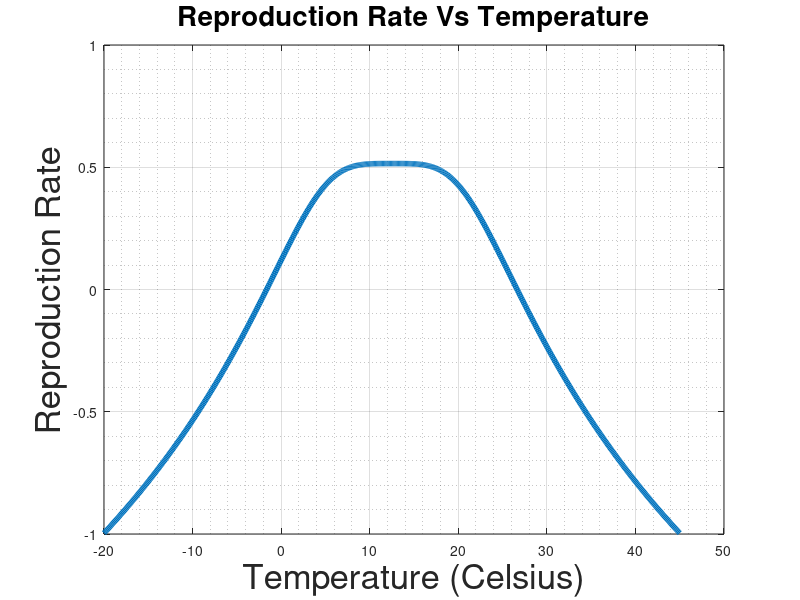

Reproduce this figure in MATLAB. (Note: this script raises an error after producing the figure.)
% Reproduction rate with respect to temperature

clear
close all

T = -20:.1:45;
r = 5;
c = .0001;
T_opt = 12.5;

R = .32*log( r ./ (1 + c*(T-T_opt).^4) );

figure(1)
plot(T,R,'LineWidth',4)
xlabel("Temperature (Celsius)", 'FontSize', 25)
ylabel("Reproduction Rate", 'FontSize', 25)
title('Reproduction Rate Vs Temperature', "FontSize",20)
ax = gca;
grid on
grid minor
ax.MinorGridAlpha = 1;
ax.GridAlpha = 1;
set(gca,"FontSize",20)